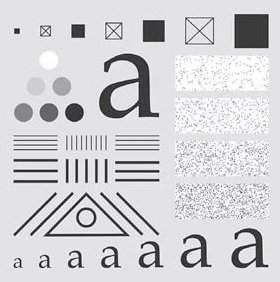
#> input picture images/a.jpg, 280 x 282 px
$ python hpf-without-opencv.py
#> lines starting #> are read from the running program, lines starting #| are printed output that depends on the picture
import cv2
import numpy as np
import time
import os

if not os.path.exists('hpf-edge'):
    os.makedirs('hpf-edge')

def Convolosi(f,w):
    f  =np.float64(f)/255
    baris = f.shape[0]
#> baris = 282
    kolom = f.shape[1]
#> kolom = 280
    dkernel = w.shape[0]
    dkernel2= np.int32(np.floor(dkernel/2))
    g =np.zeros((baris,kolom))
    for y in range(baris):
        for x in range(kolom):
            g[y,x] = 0
            for i in range(dkernel):
                yy =y+i-dkernel2
                if (yy<0)|(yy>=baris-1):
                    continue
                for j in range(dkernel):
                    xx =x+j - dkernel2
                    if (xx<0)|(xx>=kolom-1):
                        continue
                    g[y,x]=g[y,x]+f[yy,xx]*w[i,j]
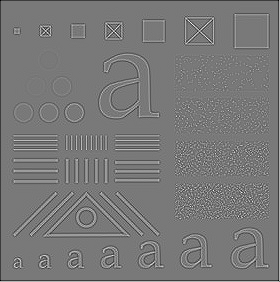
#> g: shape (282, 280) float64; min -1.78, max 1.96, mean -0.00631; drawn with min black and max white

    return g

# Membaca File Citra
f = cv2.imread("images/a.jpg",cv2.IMREAD_GRAYSCALE)

start_time = time.time()

w = np.array([[0,1,0],[1,-4.,1],[0,1,0]])
g = Convolosi(f,w)

time_taken = time.time() - start_time
print("%.4f seconds" % time_taken)

cv2.imshow('Citra Asli', f)
cv2.imshow('Highpass Filter', g)
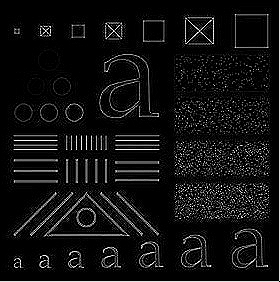
#> window 'Highpass Filter': shape (282, 280); min 0, max 255, mean 17.8

cv2.imwrite('hpf-edge/canny_edge_without_opencv.jpg', g)
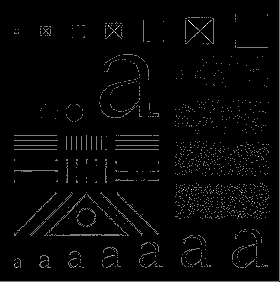
#> saved as canny_edge_without_opencv.jpg: shape (282, 280); min 0, max 2, mean 0.0482; drawn with min black and max white
with open('hpf-edge/time_taken_canny_edge_without_opencv.txt', 'a') as f:
    f.write(str(time_taken) + '\n')

cv2.waitKey(0)
cv2.destroyAllWindows()
